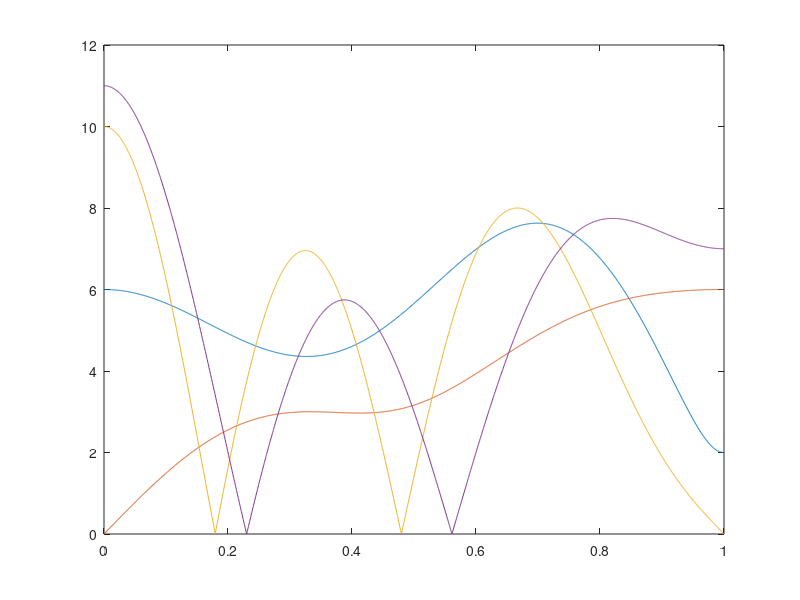

Here is the MATLAB script that generated this plot:
clc;clear all;close all;


%purpose of this application is watching freq respones of h[n]
n_fft=4096;
f=0:2/n_fft:1-2/n_fft;

h1=[1 -2 4 3 -1 1];
H1=fft(h1,n_fft);
H1=abs(H1(1:n_fft/2));

h2=[1 -1 3 -2 -1];
H2=fft(h2,n_fft);
H2=abs(H2(1:n_fft/2));


h3=[2 3 -1 1 1 -1 3 2];
H3=fft(h3,n_fft);
H3=abs(H3(1:n_fft/2));

h4=[2 3 -1 3 -1 3 2];
H4=fft(h4,n_fft);
H4=abs(H4(1:n_fft/2));


plot(f,H1,f,H2,f,H3,f,H4);
